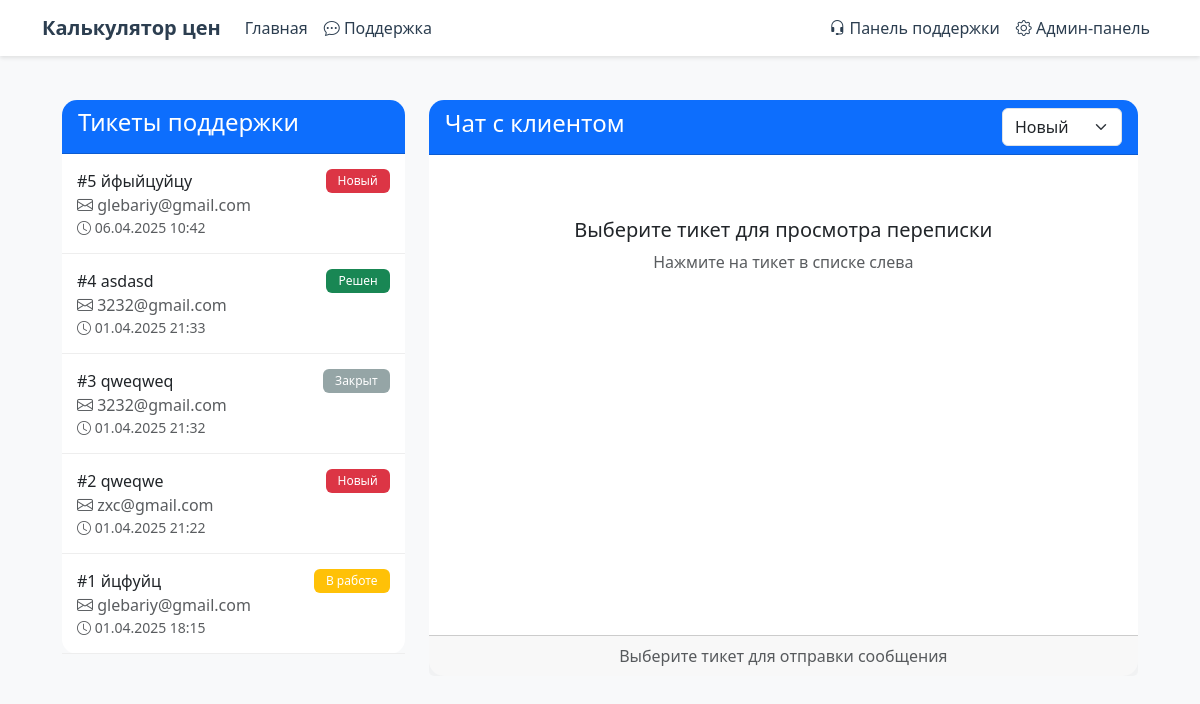
The page /calculator/support/admin/ on the database its author committed.
### calculator/models.py (models this page shows, shortened)
class SupportTicket(models.Model):
    STATUS_CHOICES = [
        ('new', 'Новый'),
        ('in_progress', 'В работе'),
        ('resolved', 'Решен'),
        ('closed', 'Закрыт'),
    ]
    session_id = models.CharField(max_length=100)
    email = models.EmailField()
    subject = models.CharField(max_length=200)
    status = models.CharField(max_length=20, choices=STATUS_CHOICES, default='new')
    created_at = models.DateTimeField(auto_now_add=True)
    updated_at = models.DateTimeField(auto_now=True)
    class Meta:
        verbose_name = 'Тикет'
        verbose_name_plural = 'Тикеты'

### calculator/views.py (the view)
# urls.py: path('support/admin/', views.support_admin, name='support_admin'),
def support_admin(request):
    tickets = SupportTicket.objects.all().order_by('-created_at')
    return render(request, 'calculator/support_admin.html', {'tickets': tickets})

### calculator/templates/calculator/support_admin.html (shortened to what this page needs)
{% extends 'calculator/base.html' %}
{% load static %}
{% block content %}
<div class="support-admin">
    <div class="row">
        <div class="col-md-4">
            <div class="tickets-list card">
                <div class="card-header bg-primary text-white">
                    <h4>Тикеты поддержки</h4>
                </div>
                <div class="card-body tickets-container p-0">
                    {% for ticket in tickets %}
                        <div class="ticket-card" data-ticket-id="{{ ticket.id }}">
                            <div class="ticket-header d-flex justify-content-between align-items-center">
                                <span class="ticket-number">#{{ ticket.id }} {{ ticket.subject }}</span>
                                <span class="badge {% if ticket.status == 'new' %}bg-danger{% elif ticket.status == 'in_progress' %}bg-warning{% elif ticket.status == 'resolved' %}bg-success{% else %}bg-secondary{% endif %}">
                                    {{ ticket.get_status_display }}
                                </span>
                            </div>
                            <div class="ticket-body">
                                <div class="ticket-email text-muted"><i class="bi bi-envelope"></i> {{ ticket.email }}</div>
                                <div class="ticket-date text-muted small"><i class="bi bi-clock"></i> {{ ticket.created_at|date:"d.m.Y H:i" }}</div>
                            </div>
                        </div>
                    {% empty %}
                        <div class="no-tickets p-3 text-center">
                            <p>Нет активных тикетов</p>
                        </div>
                    {% endfor %}
                </div>
            </div>
        </div>
        <div class="col-md-8">
            <div class="chat-panel card" id="chatPanel">
                <div class="card-header bg-primary text-white d-flex justify-content-between align-items-center">
                    <h4 id="chatTitle">Чат с клиентом</h4>
                    <div class="ticket-controls">
                        <select id="ticketStatus" class="form-select">
                            <option value="new">Новый</option>
                        </select>
                    </div>
                </div>
                <div class="card-body p-0">
                    <div class="messages-container" id="messages">
                        <div class="no-ticket-selected text-center p-5">
                            <h5>Выберите тикет для просмотра переписки</h5>
                            <p class="text-muted">Нажмите на тикет в списке слева</p>
                        </div>
                    </div>
                </div>
                <div class="card-footer">
                    <div id="noTicketMessage" class="text-center text-muted">
                        Выберите тикет для отправки сообщения
                    </div>
                </div>
            </div>
        </div>
    </div>
</div>
{% endblock %}

### calculator/templates/calculator/base.html (style rules this page uses)
body { background-color: #f8f9fa; }
.card { border: none; border-radius: 15px; transition: all 0.3s ease; background: white; }
.card-header { border-radius: 15px 15px 0 0 !important; }
.badge { padding: 0.5em 1em; font-weight: 500; }
.badge.bg-secondary { background-color: #95a5a6 !important; }

### calculator/templates/calculator/support_admin.html (style rules this page uses)
.support-admin { padding: 20px; }
.tickets-container { max-height: 70vh; overflow-y: auto; }
.ticket-card { border-bottom: 1px solid #eee; padding: 15px; cursor: pointer; transition: background-color 0.2s; }
.messages-container { height: 60vh; overflow-y: auto; padding: 15px; }
#ticketStatus { width: auto; min-width: 120px; }

### rows shown on the page
SupportTicket: id "5", subject "йфыйцуйцу", status "Новый", email "glebariy@gmail.com", created_at "06.04.2025 10:42"
SupportTicket: id "4", subject "asdasd", status "Решен", email "3232@gmail.com", created_at "01.04.2025 21:33"
SupportTicket: id "3", subject "qweqweq", status "Закрыт", email "3232@gmail.com", created_at "01.04.2025 21:32"
SupportTicket: id "2", subject "qweqwe", status "Новый", email "zxc@gmail.com", created_at "01.04.2025 21:22"
SupportTicket: id "1", subject "йцфуйц", status "В работе", email "glebariy@gmail.com", created_at "01.04.2025 18:15"
